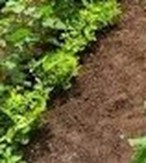
#> input picture 1C.jpg, 146 x 163 px, found by its file name
$ python q7.py
#> lines starting #> are read from the running program, lines starting #| are printed output that depends on the picture; after the words box and inside, x2 and y2 are one past the last pixel; in counts of white or black regions, pixels touching at a corner belong together; long printed decimals are rounded
import cv2 as cv
import numpy as np

# Load image
img = cv.imread(r"D:\Assignment 2\ET3112_Assignment02\1C.jpg", cv.IMREAD_GRAYSCALE)
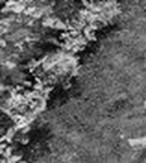
#> img: shape (163, 146); min 0, max 242, mean 98.5
edges = cv.Canny(img, 550, 690)
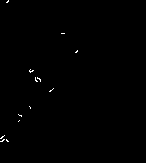
#> edges: shape (163, 146); 0.31% white in thin lines or dots, all inside (x1, y1, x2, y2) = (0, 0, 78, 142)

indices = np.where(edges != [0])
#> indices = 73 positions, rows 0 to 141, columns 0 to 77
x = indices[1]
#> x = 73 values, max 77 at index 9, min 0 at index 59, mean 28.68
y = indices[0]
#> y = 73 values from 0 to 141

# TLS
X = np.vstack((x, y)).T
#> X = 73 pairs, first value 0 to 77, second value 0 to 141
mean = np.mean(X, axis=0)
#> mean = [28.68, 89.45]
X_centered = X - mean
#> X_centered = 73 pairs, first value -28.68 to 48.32, second value -89.45 to 51.55

U, S, Vt = np.linalg.svd(X_centered)
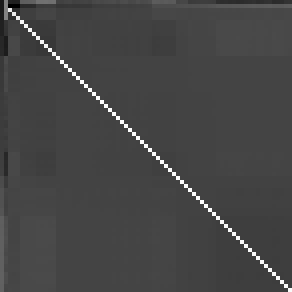
#> U: shape (73, 73) float64 (shown 4 times larger); min -0.359, max 0.999, mean 0.0134; drawn with min black and max white
#> S = [359.4, 150.7]; Vt = [[-0.345, 0.939], [-0.939, -0.345]]

direction = Vt[0]
#> direction = [-0.345, 0.939]
dx, dy = direction
#> dx = -0.345; dy = 0.939

m_tls = dy / dx
#> m_tls = -2.72

# Angle
theta_tls = np.arctan(m_tls) * 180 / np.pi
#> theta_tls = -69.84
print("Estimated Angle (TLS):", theta_tls, "degrees")
#| Estimated Angle (TLS): -69.840 degrees

$ run again, with 1(a).png saved as 1C.jpg
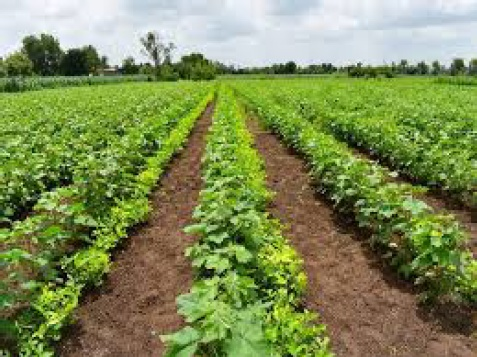
#> input picture 1(a).png, 477 x 357 px, found by its file name
#> `edges = cv.Canny(img, 550, 690)`:
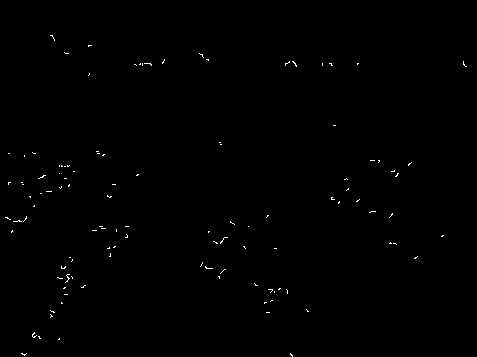
#> edges: shape (357, 477); 0.32% white in thin lines or dots, all inside (x1, y1, x2, y2) = (5, 35, 467, 357)
#> indices = 544 positions, rows 35 to 356, columns 5 to 466
#> x = 544 values, max 466 at index 91, min 5 at index 260, mean 175.7
#> y = 544 values from 35 to 356
#> X = 544 pairs, first value 5 to 466, second value 35 to 356
#> mean = [175.7, 205.8]
#> X_centered = 544 pairs, first value -170.7 to 290.3, second value -170.8 to 150.2
#> `U, S, Vt = np.linalg.svd(X_centered)`:
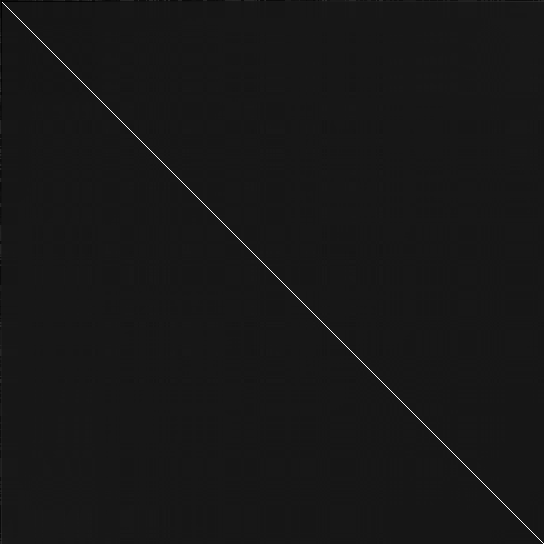
#> U: shape (544, 544) float64; min -0.0999, max 1, mean 0.00183; drawn with min black and max white
#> S = [3059.9, 1908.8]; Vt = [[0.983, -0.181], [0.181, 0.983]]
#> direction = [0.983, -0.181]
#> dx = 0.983; dy = -0.181
#> m_tls = -0.184
#> theta_tls = -10.43
#| Estimated Angle (TLS): -10.432 degrees
